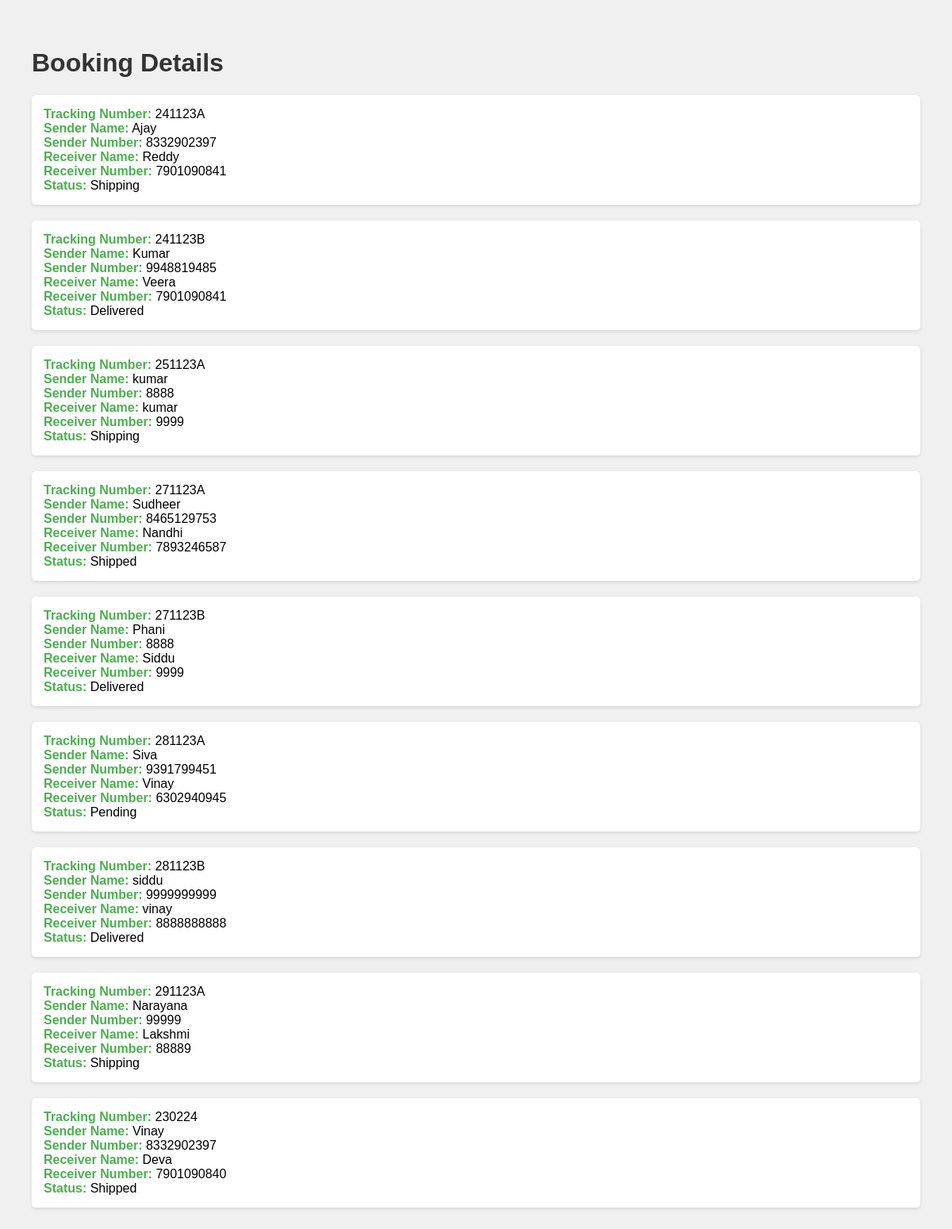
/book, run on an earlier commit of the app's database.
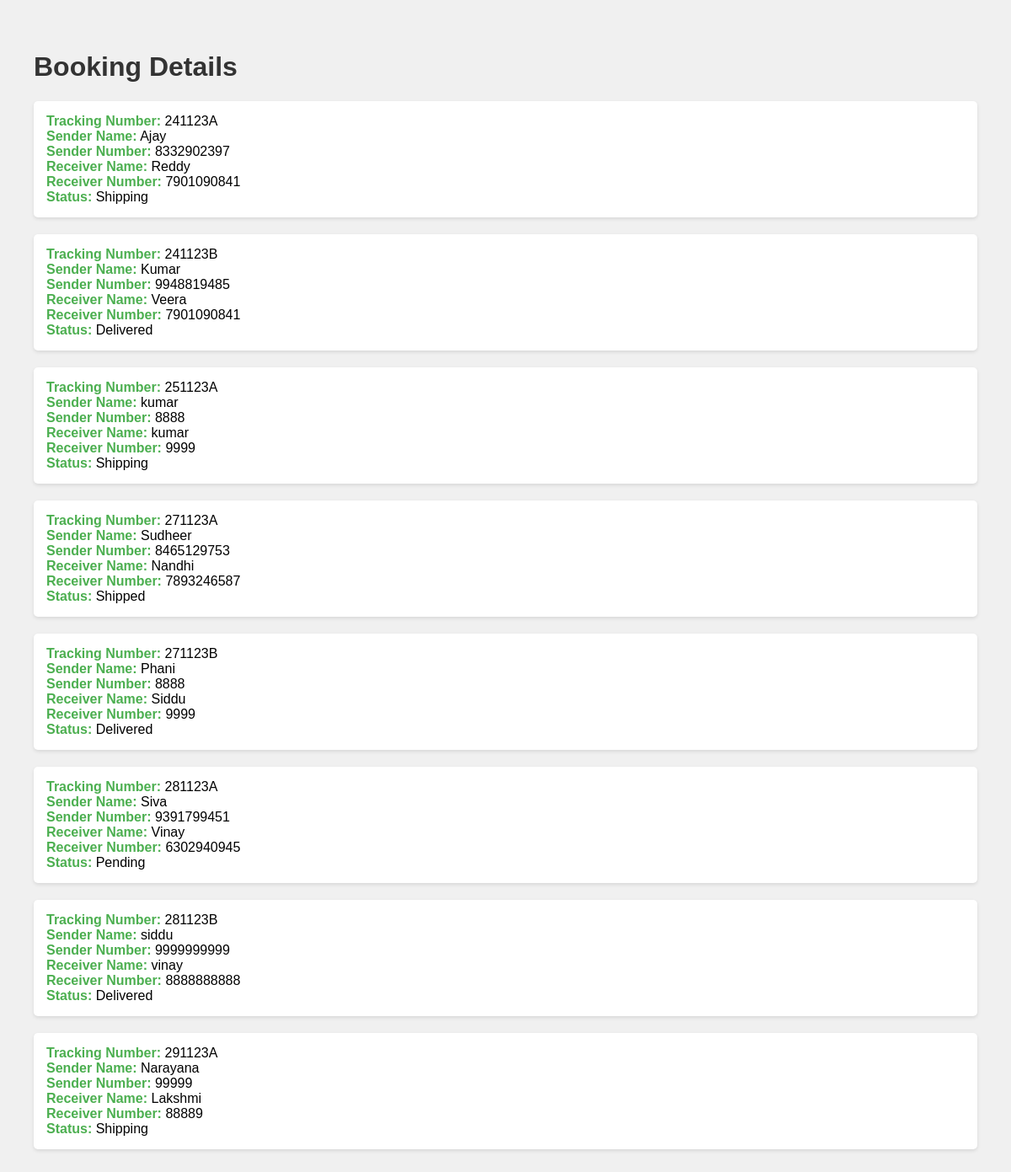
And on a later commit of the database.
### cbooking/models.py (models this page shows)
class Booking(models.Model):
    tracking_number = models.CharField(max_length=50, unique=True)
    sender_name = models.CharField(max_length=100)
    sender_number=models.IntegerField()
    receiver_name = models.CharField(max_length=100)
    receiver_number=models.IntegerField()
    status = models.CharField(max_length=20)
    def __str__(self):
        return self.tracking_number

### cbooking/views.py (the view)
# urls.py: path('book',book),
def book(request):
    data= Booking.objects.all()
    print('BOOKING DETAILS',data)
    content={
        'data':data
    }
    return render(request, 'booking.html', context=content)

### templates/booking.html (shortened to what this page needs)
<!DOCTYPE html>
<html lang="en">
<head>
</head>
<body>
    <h1>Booking Details</h1>
    <ul>
        {% for i in data %}
            <li>
                <strong>Tracking Number:</strong> {{ i.tracking_number }}<br>
                <strong>Sender Name:</strong> {{ i.sender_name }}<br>
                <strong>Sender Number:</strong> {{ i.sender_number }}<br>
                <strong>Receiver Name:</strong> {{ i.receiver_name }}<br>
                <strong>Receiver Number:</strong> {{ i.receiver_number }}<br>
                <strong>Status:</strong> {{ i.status }}<br>
            </li>
        {% endfor %}
    </ul>
</body>
</html>

What changed in the data, as far as the page shows it:
removed Booking: tracking_number "230224", sender_name "Vinay", sender_number "8332902397", receiver_name "Deva", receiver_number "7901090840", status "Shipped"
